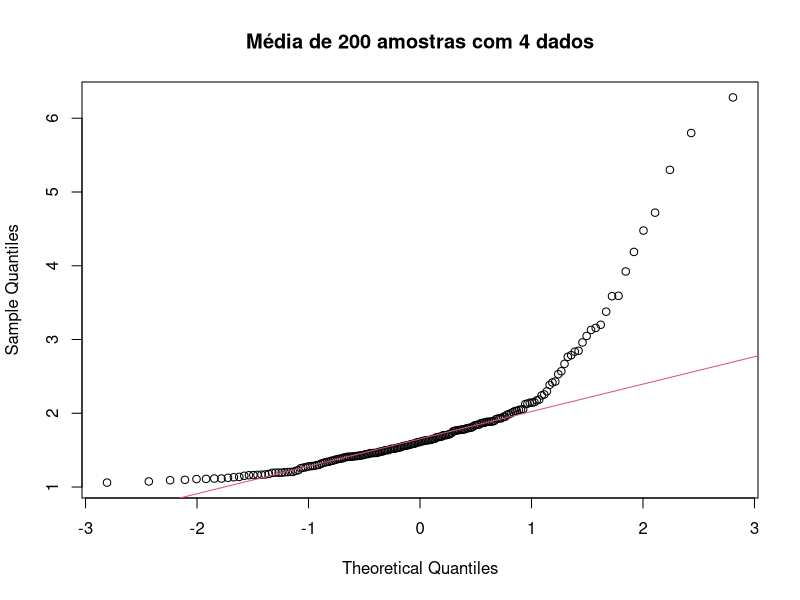
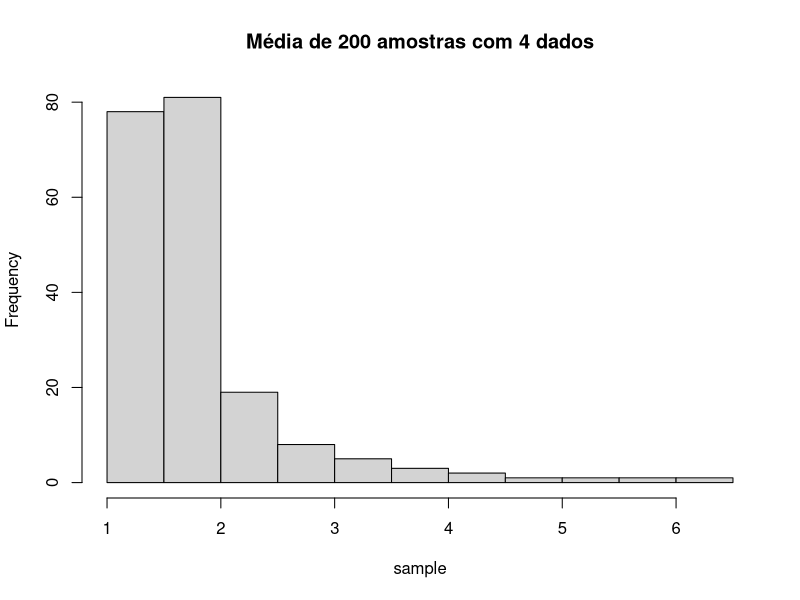
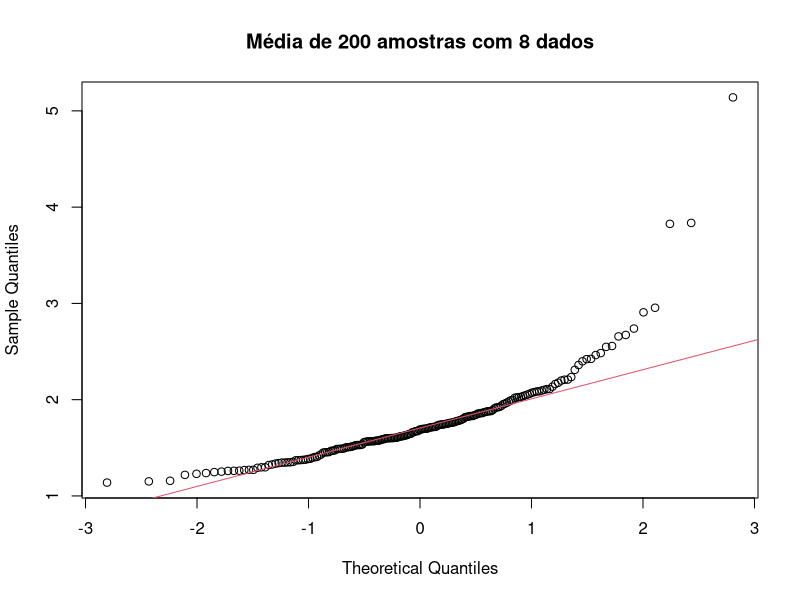
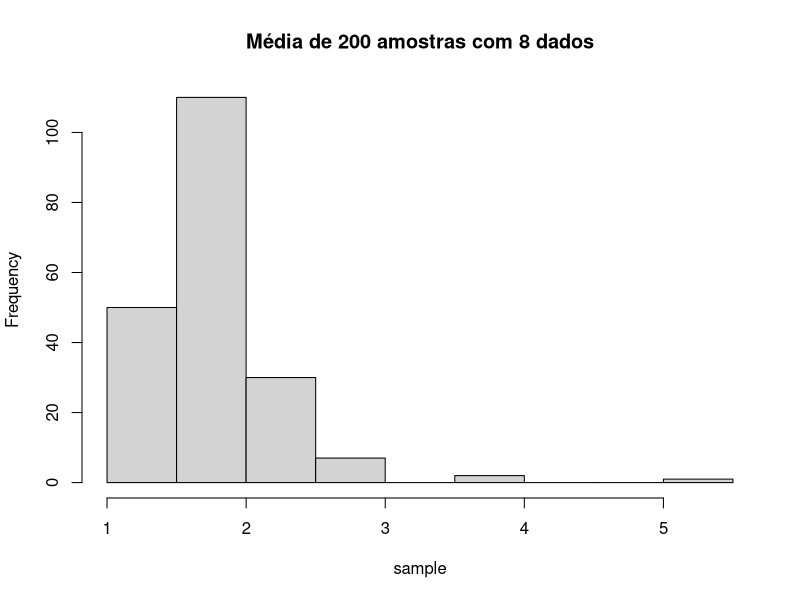
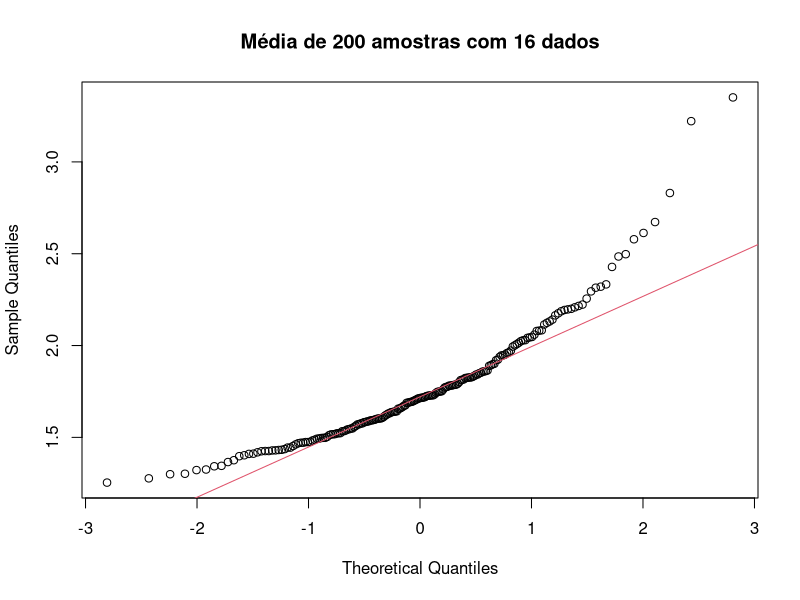
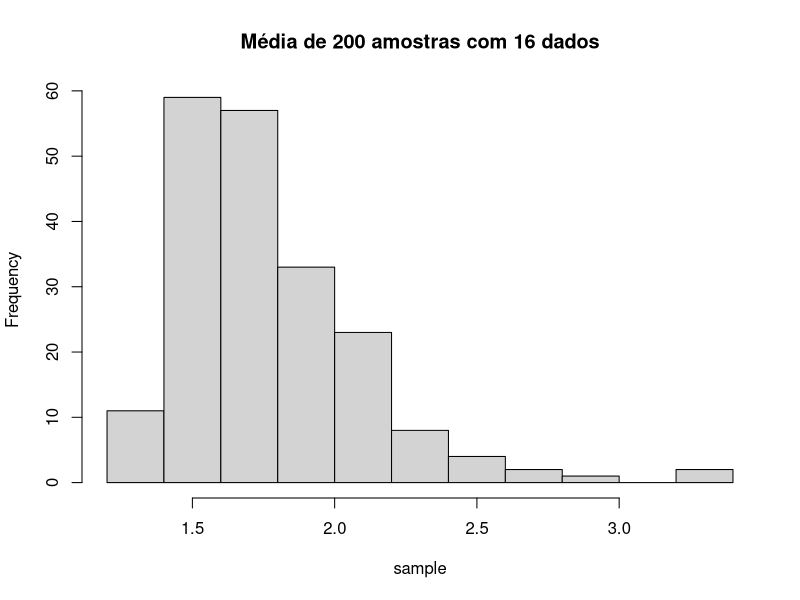
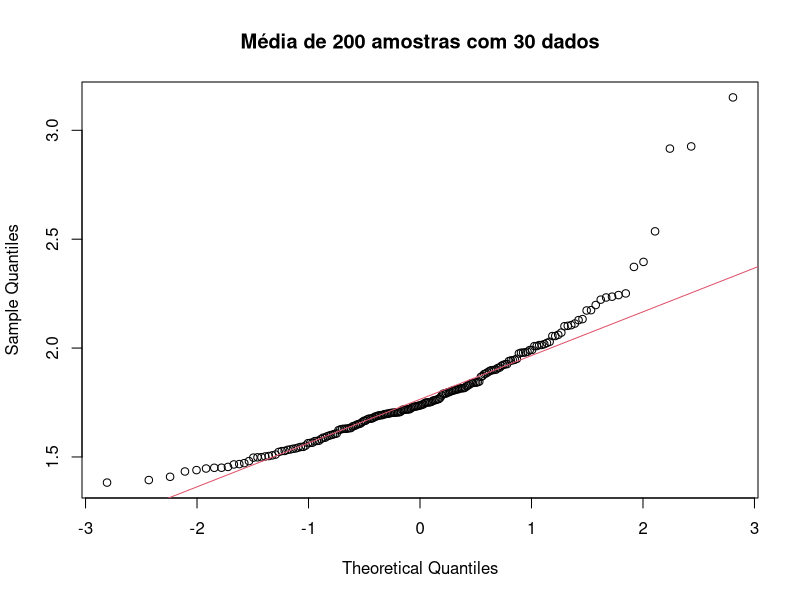
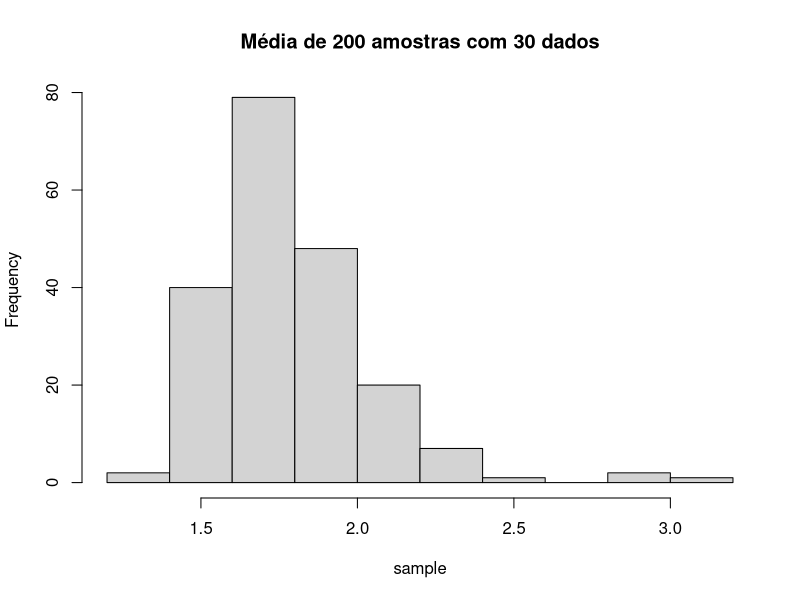

Here is the R script that generated these plots, in order:
readTableWithoutNA = function(){
	na.omit(read.csv(file="planilha.csv", head=TRUE, sep=",", na.strings=c("", "NA")))
}

samplefy = function(table, size, numOfSamples){
	
	s = double(numOfSamples*size)
	for (i in 1:numOfSamples) {
		currentSample = sample(table, size, replace=TRUE)
		for (j in 1:size) {
			index = (i-1)*size + j
			s[index] = currentSample[j]
		}
	}
	dim(s) = c(size, numOfSamples)
	media = double(numOfSamples)
	for (i in 1:numOfSamples) {
		media[i] = mean(s[,i])
	}
	media
}

printSample = function(sample, size, title, originalData) {
	qqnorm(sample, main=title)
	qqline(sample, col=2)
	hist(sample, main=title)
	print("==============================================")
	print(title)
	print(sample)
	print("Sumário das amostras: ")
	print(summary(sample))
	print("Média esperada: ")
	print(mean(originalData))
	print("Variância: ")
	print(var(sample))
	print("Variância esperada (original/n)")
	print(var(originalData)/size)
	print("Desvio Padrão")
	print(sd(sample))
	print("Desvio Padrão esperado")
	print(sd(originalData)/sqrt(size))
}


data = readTableWithoutNA()
print("Sumário dos dados originais:")
summary(data$Renda)
print("Variância")
print(var(data$Renda))
print("====AMOSTRAS=====")

printSample(samplefy(data$Renda, 4, 200), 4, "Média de 200 amostras com 4 dados", data$Renda)
printSample(samplefy(data$Renda, 8, 200), 8, "Média de 200 amostras com 8 dados", data$Renda)
printSample(samplefy(data$Renda, 16, 200), 16, "Média de 200 amostras com 16 dados", data$Renda)
printSample(samplefy(data$Renda, 30, 200), 30, "Média de 200 amostras com 30 dados", data$Renda)
printSample(samplefy(data$Renda, 100, 200), 100, "Média de 200 amostras com 100 dados", data$Renda)
#printSample(samplefy(data$Renda, 200, 200), 200, "Média de 200 amostras com 200 dados", data$Renda)
